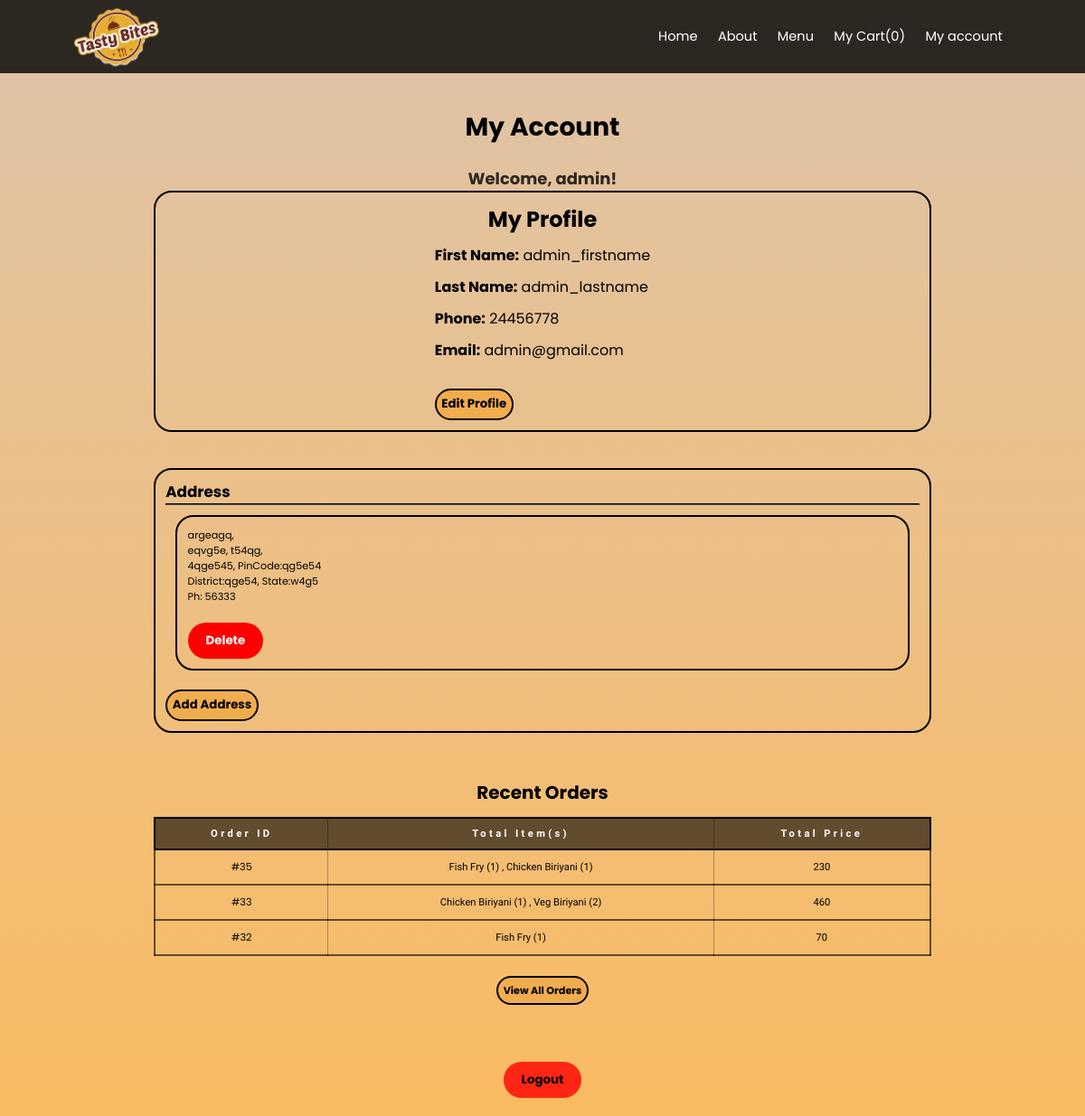
/myaccount/ (signed in), run on the app's committed database.
### users/models.py (models this page shows, shortened)
class UserProfile(models.Model):
    user=models.OneToOneField(User, related_name='userprofile', on_delete=models.CASCADE)
    first_name = models.CharField(max_length=50,null=True)
    last_name = models.CharField(max_length=50,null=True)
    phone = models.IntegerField(null=True)
    email = models.EmailField(null=True)

class Address(models.Model):
    user_profile = models.ForeignKey(User, on_delete=models.CASCADE)
    name=models.CharField(max_length=50)
    type=models.CharField(max_length=50, choices=TYPE_CHOICES,default=HOME)
    housename = models.CharField(max_length=50)
    place = models.CharField(max_length=50)
    postoffice = models.CharField(max_length=50)
    pincode = models.CharField(max_length=50)
    district = models.CharField(max_length=50)
    state = models.CharField(max_length=50)
    mob = models.IntegerField()

class Order(models.Model):
    item = models.ManyToManyField(Item, related_name='orders')
    total_bill = models.IntegerField()
    purchased_by = models.ForeignKey(User, related_name='orders', on_delete=models.SET_NULL, blank=True, null=True)
    purchased_at = models.DateTimeField(auto_now_add=True)
    address_name = models.CharField(max_length=50, default='Unknown Name')
    address_type = models.CharField(max_length=50, choices=TYPE_CHOICES, default=HOME)
    address_housename = models.CharField(max_length=50, default='Unknown Housename')
    address_place = models.CharField(max_length=50, default='Unknown Place')
    address_postoffice = models.CharField(max_length=50, default='Unknown Postoffice')
    address_pincode = models.CharField(max_length=50, default='000000')
    address_district = models.CharField(max_length=50, default='Unknown District')
    address_state = models.CharField(max_length=50, default='Unknown State')
    address_mob = models.CharField(max_length=50, default='0000000000')
    email = models.EmailField(null=True)
    class Meta:
        ordering = ['-purchased_at']

class OrderItem(models.Model):
    order = models.ForeignKey(Order, related_name='order_items', on_delete=models.CASCADE)
    item = models.ForeignKey(Item, related_name='items', on_delete=models.CASCADE)
    price = models.IntegerField()
    quantity = models.IntegerField(default=1)

class Item(models.Model):
    category = models.ManyToManyField(Category, related_name='Items')
    title = models.CharField(max_length=50)
    slug = models.SlugField(max_length=50)
    image = models.ImageField(upload_to='uploads/item images', blank=True, null=True)
    description = models.TextField(blank=True)
    price = models.IntegerField()
    status = models.CharField(max_length=50, choices=STATUS_CHOICES,default=ACTIVE)

### users/views.py (the view, shortened to what this page needs)
# urls.py: path('myaccount/', views.myaccount, name = 'myaccount'),
@login_required
def myaccount(request):
    user = UserProfile.objects.get(user=request.user)
    addresses = Address.objects.filter(user_profile=request.user)
    order_records = Order.objects.filter(purchased_by=request.user).prefetch_related('order_items__item')[:3]
    edit_prof_form = EditProfileForm(instance=user)
    add_address_form = AddAddressForm()
    order_id = request.GET.get('order_id')
    order = get_object_or_404(Order, id=order_id) if order_id else None
    return render(request, 'myaccount.html', {
        'user': user,
        'order': order,
        'addresses': addresses,
        'order_records': order_records,
        'edit_prof_form': edit_prof_form,
        'add_address_form': add_address_form,
    })

### users/cart.py (called while the page is built)
    def __len__(self):
        return sum(item['quantity'] for item in self.cart.values())

### users/context_processors.py (called while the page is built)
def cart(request):
    return {'cart':Cart(request)}

### users/templates/myaccount.html (shortened to what this page needs)
{% extends 'base.html' %}
{% block content %}
<div class="account-container">
    <h1 class="account-title">My Account</h1>
    <h1 class="user-info">Welcome, {{ user.user }}!</h1>
    <div class="profile-section">
        <div>
        <h2>My Profile</h2>
        </div>
        <div class="profile-details">
            <p><strong>First Name:</strong> {{ user.first_name }}</p>
            <p><strong>Last Name:</strong> {{ user.last_name }}</p>
            <p><strong>Phone:</strong> {{ user.phone }}</p>
            <p><strong>Email:</strong> {{ user.email }}</p>
            <button type="button" class="btn edit-profile-btn">Edit Profile</button>
        </div>
    </div>
    <div class="address-section">
        {% if addresses %}
        <h2>Address</h2> <hr>
        {% for address in addresses %}
        <div class="address">
            {{address.name}}, <br>
            {{address.housename}},
            {{address.place}},<br>
            {{address.postoffice}},
            PinCode:{{address.pincode}}<br>
            District:{{address.district}},
            State:{{address.state}}<br>
            Ph: {{address.mob}}
            <form method="POST" action="{% url 'myaccount' %}">
                <button type="submit" class="btn delete-address-btn">Delete</button>
            </form>
        </div>
        {% endfor %}
        {% endif %}
        <button type="button" class="btn add-address-btn">Add Address</button>
    </div>
    <div class="recent-orders">
        <h2>Recent Orders</h2>
        {% if order_records %}
            <table class="order-review">
                <thead>
                    <tr>
                        <th>Order ID</th>
                        <th>Total Item(s)</th>
                        <th>Total Price</th>
                    </tr>
                </thead>
                <tbody>
                    {% for order in order_records %}
                        <tr>
                            <td><a href="{% url 'order_details' order.id %}">#{{ order.id }}</a></td>
                            <td>
                                {% for order_item in order.order_items.all %}
                                    {{ order_item.item.title }} ({{ order_item.quantity }})
                                    {% if not forloop.last %}, {% endif %}
                                {% endfor %}
                            </td>
                            <td>{{ order.total_bill }}</td>
                        </tr>
                    {% endfor %}
                </tbody>
            </table>
            <a href="{% url 'order_history'%}" class="btn">View All Orders</a>
        {% else %}
            <p class="no-orders">No orders found.</p>
        {% endif %}
    </div>
    <form method="POST" action="{% url 'logout' %}" class="logout-form">
        <button type="submit" class="btn logout-btn">Logout</button>
    </form>
</div>
{% endblock %}

### users/static/styles.css (style rules this page uses)
:root { --primary_color:#e9ae30; --white_color: #fff; --ubuntu: "ubuntu"; --righteous:"Righteous"; --box-shadow: 10px 10px 5px rgba(0,0,0,0.3); }
html { font-size: 70%; }
* { box-sizing: border-box; margin: 0; padding: 0; font-family: "poppins"; }
body { background: linear-gradient(to bottom, rgba(222,196,170,255), #fabb61); background-size: cover; background-repeat: no-repeat; background-attachment: fixed; background-position: center; }
a { text-decoration: none; cursor: pointer; }
.btn { color: #000; font-weight: bold; border-radius: 20px; border: 2px solid black; padding: 0.5rem; background-color: #f0ad4e; transition: all 0.3s ease-in-out; }
button.btn.delete-address-btn { background-color: red; color: var(--white_color); }
.recent-orders { display: flex; flex-direction: column; justify-content: center; align-items: center; }
.recent-orders a.btn { float: right; margin: 2rem; }
.center-container form p.text,a { text-align: center; color:var(--white_color); }
.order-review { width: 100%; border-collapse: collapse; }
.order-review thead tr { border: 2px solid black; }
.order-review tbody tr { border: 2px solid rgba(0,0,0,0.6); }
.order-review thead { background-color: rgba(0,0,0,0.6); color: var(--white_color); font-weight: bold; letter-spacing: 0.3rem; font-family: var(--righteous); }
.order-review th { border: 1px solid rgba(0,0,0,0.3); padding: 10px; font-family: var(--righteous); }
.order-review td { border: 1px solid rgba(0,0,0,0.3); padding: 10px; font-family: var(--ubuntu); }
.order-review td { text-align: center; }
form { margin-top: 20px; }
form button[type="submit"] { background-color: #4CAF50; color: white; padding: 10px 20px; border: none; border-radius: 20px; cursor: pointer; }
.account-container { max-width: 900px; margin: 0 auto; padding: 20px; }
.account-title { padding-top: 100px; font-size: 28px; color: black; text-align: center; }
hr { border-color: #000; }
.user-info { text-align: center; font-size: 18px; color: rgba(0,0,0,0.8); padding: 2rem 0 0 0; }
.profile-section { display: flex; flex-direction: column; justify-content: center; align-items: center; margin-bottom: 40px; border-radius: 20px; border: 2px solid black; padding: 1rem; }
.address-section { border-radius: 20px; border: 2px solid black; padding: 1rem; }
.address { border-radius: 20px; border: 2px solid black; margin: 1rem; padding: 1rem; }
.profile-section h2 { font-size: 24px; }
.profile-details p { margin: 10px 0; font-size: 16px; }
.edit-profile-btn { margin-top: 20px; background-color: #f0ad4e; }
.add-address-btn { margin-top: 10px; }
.address-section { margin-bottom: 40px; }
.recent-orders h2 { font-size: 20px; margin: 1rem; }
.recent-orders table.order-review tbody tr td a { color: #000; }
.logout-form { text-align: center; margin-top: 40px; }
button.btn.logout-btn { background-color: rgba(255,0,0,0.8); color: #000; }

### data on the page
UserProfile: user "admin", first_name "admin_firstname", last_name "admin_lastname", phone "24456778", email "admin@gmail.com"
Address: name "argeagq", housename "eqvg5e", place "t54qg", postoffice "4qge545", pincode "qg5e54", district "qge54", state "w4g5", mob "56333"
Order: id "35", total_bill "230"
OrderItem: item "Fish Fry", quantity "1"
OrderItem: item "Chicken Biriyani", quantity "1"
Order: id "33", total_bill "460"
OrderItem: item "Chicken Biriyani", quantity "1"
OrderItem: item "Veg Biriyani", quantity "2"
Order: id "32", total_bill "70"
OrderItem: item "Fish Fry", quantity "1"

### other printed values
{{ cart|length }} "0"
